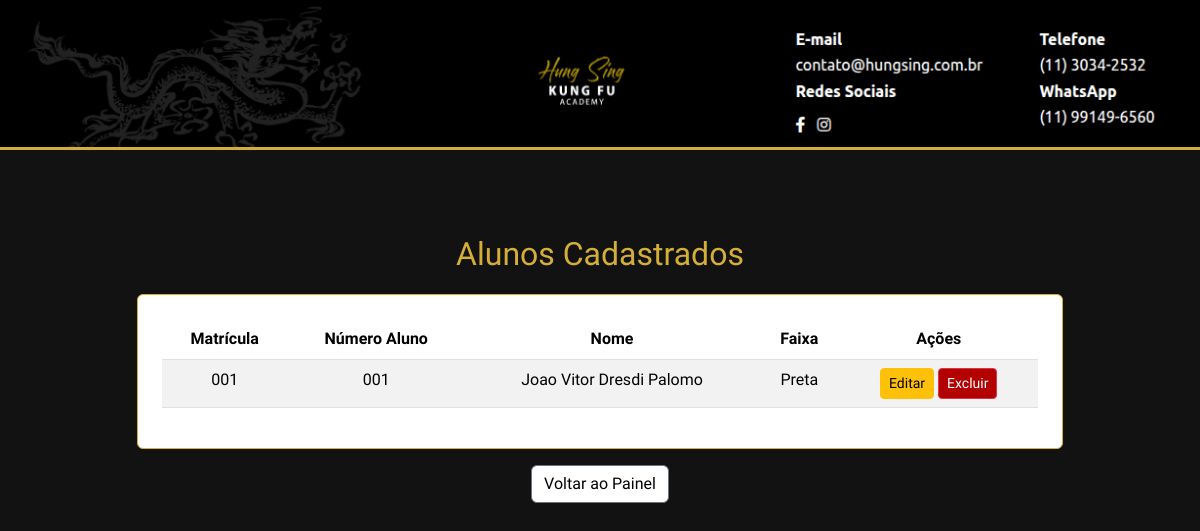
The app's page /listar_alunos (signed in) with its own data.
### app.py (models this page shows, shortened)
class Aluno(db.Model):
    id = db.Column(db.Integer, primary_key=True)
    numero_matricula = db.Column(db.String(10), unique=True, nullable=False)
    numero_aluno     = db.Column(db.String(10), unique=True, nullable=False)
    nome             = db.Column(db.String(100), nullable=False)
    idade        = db.Column(db.Integer, nullable=True)
    endereco     = db.Column(db.String(150), nullable=True)
    bairro       = db.Column(db.String(100), nullable=True)
    cidade       = db.Column(db.String(100), nullable=True)
    estado       = db.Column(db.String(2),   nullable=True)
    cep          = db.Column(db.String(10),  nullable=True)
    nacionalidade = db.Column(db.String(50), nullable=True)
    data_nascimento = db.Column(db.String(10), nullable=False)
    cpf             = db.Column(db.String(14), nullable=False)
    rg           = db.Column(db.String(20),  nullable=True)
    estado_civil = db.Column(db.String(20),  nullable=True)
    nome_conjuge = db.Column(db.String(100), nullable=True)
    sexo         = db.Column(db.String(1),   nullable=True)
    telefone = db.Column(db.String(20),  nullable=False)
    email    = db.Column(db.String(120), nullable=False)
    nome_pai = db.Column(db.String(100), nullable=True)
    nome_mae = db.Column(db.String(100), nullable=True)
    faixa = db.Column(db.String(20), nullable=False)
    codigo_acesso_hash = db.Column(db.String(128), nullable=False)

### app.py (the view)
@app.route('/listar_alunos')
@login_required
def listar_alunos():
    alunos = Aluno.query.all()
    return render_template('listar_alunos.html', alunos=alunos)

### app.py (called while the page is built)
@login_manager.user_loader
def load_user(admin_id):
    return Admin.query.get(int(admin_id))

### templates/listar_alunos.html (shortened to what this page needs)
{% extends 'base.html' %}
{% block content %}
<div class="row justify-content-center">
    <div class="col-md-10">
        <div class="logo-title">Alunos Cadastrados</div>
        <div class="card p-4">
            {% if alunos %}
            <div class="table-responsive">
                <table class="table table-striped text-center">
                    <thead>
                        <tr>
                            <th>Matrícula</th>
                            <th>Número Aluno</th>
                            <th>Nome</th>
                            <th>Faixa</th>
                            <th>Ações</th>
                        </tr>
                    </thead>
                    <tbody>
                        {% for aluno in alunos %}
                        <tr>
                            <td>{{ aluno.numero_matricula }}</td>
                            <td>{{ aluno.numero_aluno }}</td>
                            <td>{{ aluno.nome }}</td>
                            <td>{{ aluno.faixa }}</td>
                            <td>
                                <a class="btn btn-warning btn-sm" href="{{ url_for('editar_aluno', aluno_id=aluno.id) }}">Editar</a>
                                <a class="btn btn-danger btn-sm" href="{{ url_for('excluir_aluno', aluno_id=aluno.id) }}" onclick="return confirm('Deseja excluir este aluno?')">Excluir</a>
                            </td>
                        </tr>
                        {% endfor %}
                    </tbody>
                </table>
            </div>
            {% else %}
            <div class="alert alert-warning text-center">Nenhum aluno cadastrado ainda.</div>
            {% endif %}
        </div>
        <div class="mt-3 text-center">
            <a href="{{ url_for('admin_painel') }}" class="btn btn-secondary">Voltar ao Painel</a>
        </div>
    </div>
</div>
{% endblock %}

### templates/base.html (style rules this page uses)
body { background-color: #121212; color: #ffffff; font-family: 'ZCOOL KuaiLe', sans-serif; }
.card { background-color: #ffffff; border: 1px solid #d4af37; }
.btn-secondary { background-color: #ffffff; color: #000; }
.btn-danger { background-color: #b30000; color: #fff; }
a { color: #d4af37; }
table { color: #fff; }
th { background-color: #333; }
.logo-title { font-size: 2rem; text-align: center; margin-bottom: 1rem; color: #d4af37; }

### records on screen
Aluno: numero_matricula "001", numero_aluno "001", nome "Joao Vitor Dresdi Palomo", faixa "Preta"
